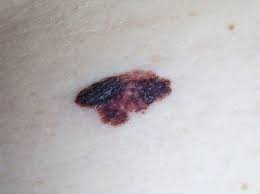
#> input picture dataset/train/train/skin_cancer/skin_cancer_27.jpg, 260 x 194 px, found by its file name
$ python main2.py
#> lines starting #> are read from the running program, lines starting #| are printed output that depends on the picture; after the words box and inside, x2 and y2 are one past the last pixel; in counts of white or black regions, pixels touching at a corner belong together
import cv2
import numpy as np
import pandas as pd
import os
import openpyxl
from openpyxl import load_workbook

def image_show(image, window_name):
    """Verilen görüntüyü belirtilen pencere adıyla ekranda gösterir."""
    cv2.imshow(window_name, image)

def gri(image):
    """Görüntü üzerinde bir işlem yap ve yeni bir görüntü döndür."""
    return cv2.cvtColor(image, cv2.COLOR_BGR2GRAY)

def iso(image):
    """Görüntüyü ikili hale getirme (Isodata thresholding)."""
    _, isodata_goruntu = cv2.threshold(image, 0, 255, cv2.THRESH_BINARY + cv2.THRESH_OTSU)
    return isodata_goruntu

def apply_median_filter(image, kernel_size):
    """Median filtreleme uygula."""
    filtered_image = cv2.medianBlur(image, kernel_size)
    return filtered_image

def find_contours(image):
    """Görüntüdeki şekillerin sınırlarını bulur ve koordinatlarını döndürür."""
    if len(image.shape) == 3:
        gray = cv2.cvtColor(image, cv2.COLOR_BGR2GRAY)
    else:
        gray = image
    _, binary = cv2.threshold(gray, 127, 255, cv2.THRESH_BINARY_INV)
    contours, _ = cv2.findContours(binary, cv2.RETR_EXTERNAL, cv2.CHAIN_APPROX_SIMPLE)
    return contours

def draw_contours(image, contours):
    """Görüntüdeki şekillerin sınırlarını çiz ve ekranda göster."""
    cv2.drawContours(image, contours, -1, (0, 255, 0), 5)

def draw_circles(image, contours):
    """Görüntüdeki şekillerin etrafına minimum çemberler çizer ve çaplarını hesaplar."""
    circle_diameters = []
    for contour in contours:
        (x, y), radius = cv2.minEnclosingCircle(contour)
        center = (int(x), int(y))
        radius = int(radius)
        cv2.circle(image, center, radius, (255, 0, 0), 2)
        diameter = 2 * radius
        circle_diameters.append(diameter)
    print(f"Toplam {len(circle_diameters)} tane sınır bulundu.")
    return circle_diameters

def create_mask(image):
    """Create a mask based on green contours in the image."""
    lower_green = np.array([0, 255, 0])
    upper_green = np.array([0, 255, 0])
    mask = cv2.inRange(image, lower_green, upper_green)
    kernel = np.ones((5, 5), np.uint8)
    mask = cv2.dilate(mask, kernel, iterations=1)
    contours, _ = cv2.findContours(mask, cv2.RETR_EXTERNAL, cv2.CHAIN_APPROX_SIMPLE)
    mask_filled = np.zeros_like(mask)
    cv2.drawContours(mask_filled, contours, -1, (255), thickness=cv2.FILLED)
    return mask_filled

def calculate_area(mask):
    """Calculate the area size of the masked region."""
    area_size = cv2.countNonZero(mask)
    return area_size

def calculate_gray_stats(gray_image, mask):
    """Calculate mean, min, and max gray values within the mask."""
    masked_gray = cv2.bitwise_and(gray_image, gray_image, mask=mask)
    mean_gray = cv2.mean(masked_gray, mask=mask)[0]
    non_zero_values = masked_gray[mask != 0]
    min_gray = np.min(non_zero_values)
    max_gray = np.max(non_zero_values)
    return mean_gray, min_gray, max_gray

def calculate_rgb_stats(image, mask):
    """Calculate mean RGB values within the mask."""
    masked_rgb = cv2.bitwise_and(image, image, mask=mask)
    mean_rgb = cv2.mean(masked_rgb, mask=mask)
    return mean_rgb

# [66 lines left out: functions calculate_similarity, calculate_average_similarity, process_excel, not called in this run]

if __name__ == '__main__':
    # Resim yolu ve adını belirleme
    image_path = "./dataset/train/train/skin_cancer/skin_cancer_27.jpg"
    image_name = os.path.basename(image_path)

    # Görüntüyü yükleme ve işleme
    origin = cv2.imread(image_path)
#> origin is the input picture: shape (194, 260, 3); mean B, G, R 184.8, 182.8, 187.3
    image = cv2.imread(image_path)
    image = cv2.resize(image, None, fx=3, fy=3, interpolation=cv2.INTER_LINEAR)
    image1 = gri(image)
    image2 = cv2.equalizeHist(image1)
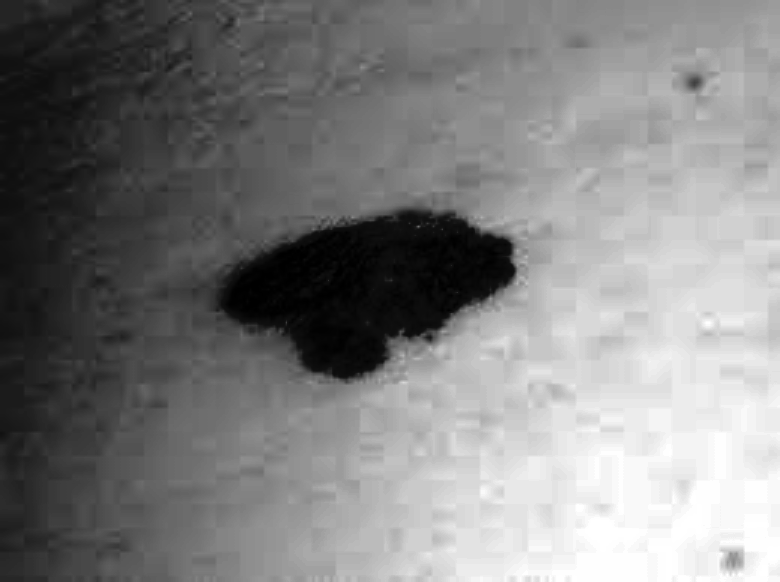
#> image2: shape (582, 780); min 0, max 255, mean 128.7
    image3 = iso(image1)
#> in iso, `_, isodata_goruntu = cv2.threshold(image, 0, 255, cv2.THRESH_BINARY + ..`:
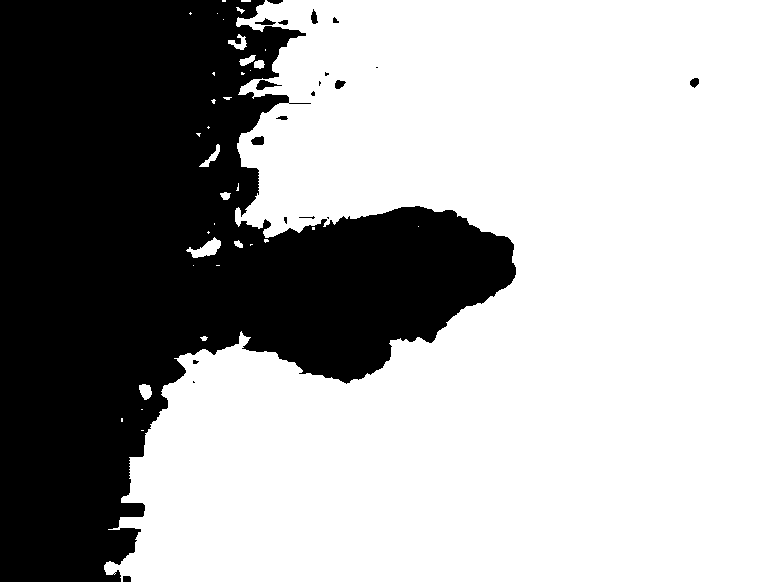
#> isodata_goruntu: shape (582, 780); 65.9% white; 21 black regions (9 under 20 px), largest, box (x1, y1, x2, y2) and area: (0, 0, 516, 582) 154199, (256, 80, 282, 90) 126, (251, 136, 264, 145) 93
    image4 = apply_median_filter(image3, 33)
#> in apply_median_filter, `filtered_image = cv2.medianBlur(image, kernel_size)`: filtered_image: shape (582, 780); 65.6% white; 1 black region, box (x1, y1, x2, y2) and area: (0, 0, 514, 582) 156138
    contours = find_contours(image4)
#> in find_contours, `_, binary = cv2.threshold(gray, 127, 255, cv2.THRESH_BINARY_INV)`: binary: shape (582, 780); 34.4% white; 1 white region
#> in find_contours, `contours, _ = cv2.findContours(binary, cv2.RETR_EXTERNAL, cv2.CHAIN_AP..`: contours = 1 contour; box (x1, y1, x2, y2) and area: (0, 0, 514, 582) 155106
    draw_contours(image, contours)
    diameters = draw_circles(image, contours)
#> the loop in draw_circles, `for contour in contours:` made 1 pass
#> (x, y, radius, center, diameter) on pass 1: (175.4, 290.5, 339, (175, 290), 678)
#> after the loop in draw_circles, `for contour in contours:`:
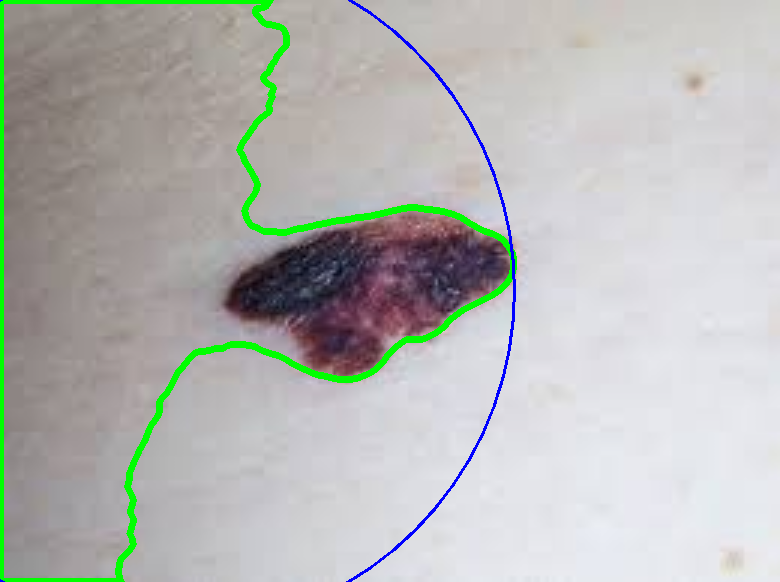
#> image: shape (582, 780, 3); mean B, G, R 180.9, 184.3, 182
#> after the loop in draw_circles, `for contour in contours:`: circle_diameters = [678]
#| Toplam 1 tane sınır bulundu.
#> diameters = [678]

    # Maske oluşturma
    mask = create_mask(image)
#> in create_mask, `mask = cv2.inRange(image, lower_green, upper_green)`: mask: shape (582, 780); 2.6% white; 2 white regions, box (x1, y1, x2, y2) and area: (0, 0, 513, 582) 11625, (513, 249, 517, 274) 47
#> in create_mask, `mask = cv2.dilate(mask, kernel, iterations=1)`:
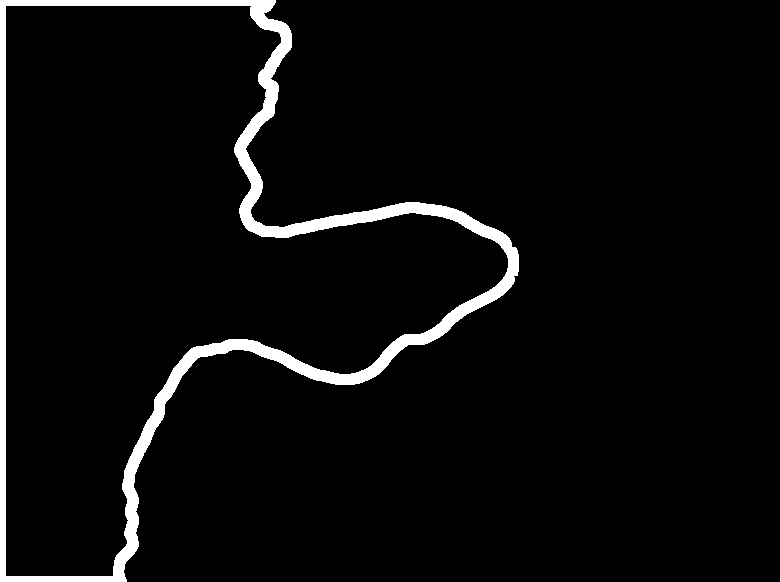
#> mask: shape (582, 780); 4.3% white; 1 white region
#> in create_mask, `contours, _ = cv2.findContours(mask, cv2.RETR_EXTERNAL, cv2.CHAIN_APPR..`: contours = 1 contour; box (x1, y1, x2, y2) and area: (0, 0, 519, 582) 161584
#> in create_mask, `cv2.drawContours(mask_filled, contours, -1, (255), thickness=cv2.FILLED)`:
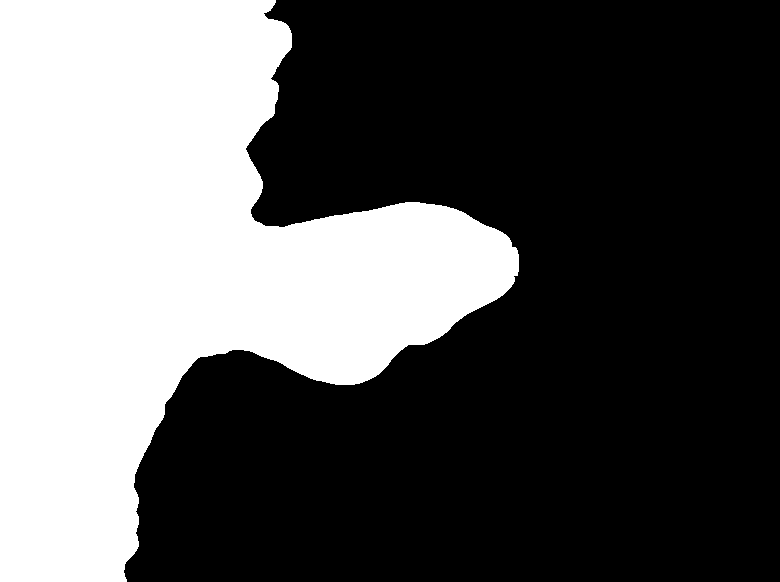
#> mask_filled: shape (582, 780); 35.8% white; 1 white region, box (x1, y1, x2, y2) and area: (0, 0, 519, 582) 162621

    # Alan boyutunu hesaplama
    area_size = calculate_area(mask)
#> in calculate_area, `area_size = cv2.countNonZero(mask)`: area_size = 162621
#> area_size = 162621

    # Gri tonlama istatistiklerini hesaplama
    mean_gray, min_gray, max_gray = calculate_gray_stats(image1, mask)
#> in calculate_gray_stats, `masked_gray = cv2.bitwise_and(gray_image, gray_image, mask=mask)`:
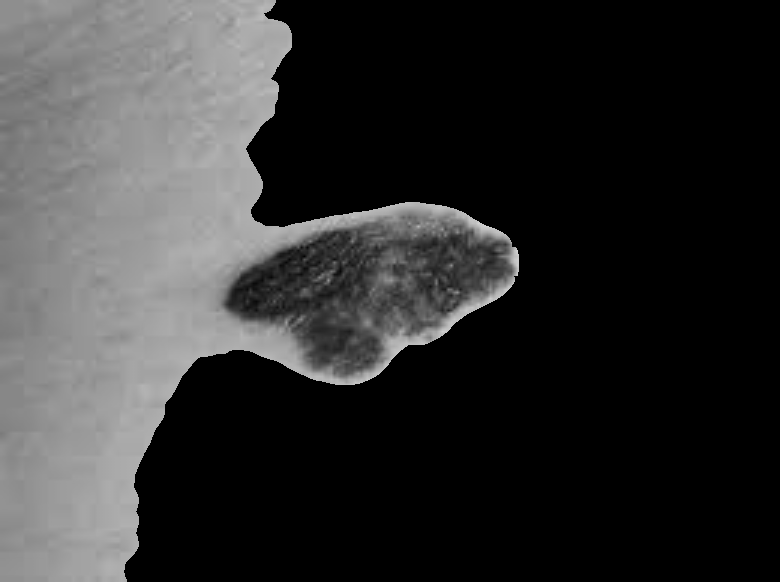
#> masked_gray: shape (582, 780); min 0, max 211, mean 49.4
#> in calculate_gray_stats, `mean_gray = cv2.mean(masked_gray, mask=mask)[0]`: mean_gray = 137.9
#> in calculate_gray_stats, `min_gray = np.min(non_zero_values)`: min_gray = 2
#> in calculate_gray_stats, `max_gray = np.max(non_zero_values)`: max_gray = 211
#> mean_gray = 137.9; min_gray = 2; max_gray = 211

    # RGB istatistiklerini hesaplama
    mean_rgb = calculate_rgb_stats(image, mask)
#> in calculate_rgb_stats, `masked_rgb = cv2.bitwise_and(image, image, mask=mask)`:
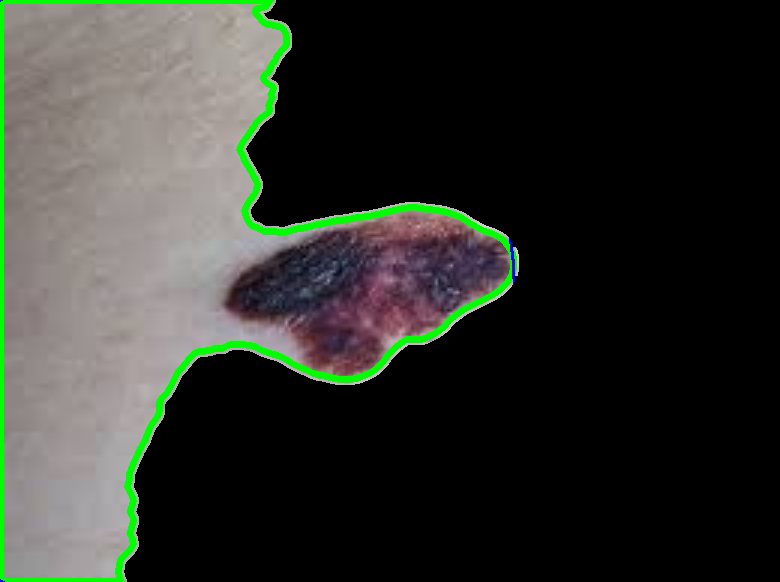
#> masked_rgb: shape (582, 780, 3); mean B, G, R 44.6, 50.7, 47.8
#> in calculate_rgb_stats, `mean_rgb = cv2.mean(masked_rgb, mask=mask)`: mean_rgb = (124.6, 141.5, 133.5, 0)
#> mean_rgb = (124.6, 141.5, 133.5, 0)

    # Yeni görselin özelliklerini bir sözlükte toplama
    new_data = {
        "Görsel Adı": image_name,
        "Alan Boyutu (piksel)": area_size,
        "Ortalama Gri Değer": mean_gray,
        "Minimum Gri Değer": min_gray,
        "Maksimum Gri Değer": max_gray,
        "Ortalama R Değeri": mean_rgb[2],
        "Ortalama G Değeri": mean_rgb[1],
        "Ortalama B Değeri": mean_rgb[0],
        "Sınır Sayısı": len(diameters)
    }

    # Görsel özellikler ve not_cancer dosyalarını yükleme
#> (the run stopped early here; a loop or call above may not have finished)

$ run again, with dataset/train/train/skin_cancer/skin_cancer_00.jpg copied over dataset/train/train/skin_cancer/skin_cancer_27.jpg
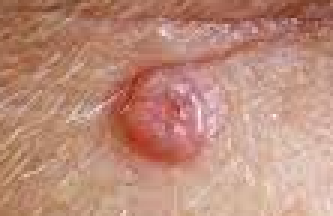
#> input picture dataset/train/train/skin_cancer/skin_cancer_00.jpg, 111 x 72 px, found by its file name (shown 3 times larger)
#> origin is the input picture: shape (72, 111, 3); mean B, G, R 122.8, 140.4, 188.5
#> in iso, `_, isodata_goruntu = cv2.threshold(image, 0, 255, cv2.THRESH_BINARY + ..`:
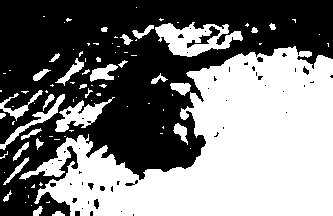
#> isodata_goruntu: shape (216, 333); 48.8% white; 92 white regions (61 under 20 px), largest, box (x1, y1, x2, y2) and area: (19, 46, 333, 216) 29568, (155, 22, 243, 57) 1611, (55, 97, 115, 132) 801
#> filtered_image: shape (216, 333); 44.2% white; 2 white regions, box (x1, y1, x2, y2) and area: (43, 50, 333, 216) 30911, (165, 27, 215, 53) 876
#> binary: shape (216, 333); 55.8% white; 2 black regions
#> in find_contours, `contours, _ = cv2.findContours(binary, cv2.RETR_EXTERNAL, cv2.CHAIN_AP..`: contours = 1 contour; box (x1, y1, x2, y2) and area: (0, 0, 333, 216) 40426
#> the loop in draw_circles, `for contour in contours:` made 1 pass
#> (x, y, radius, center, diameter) on pass 1: (166, 107.5, 197, (166, 107), 394)
#> after the loop in draw_circles, `for contour in contours:`: circle_diameters = [394]
#| Toplam 1 tane sınır bulundu.
#> in create_mask, `contours, _ = cv2.findContours(mask, cv2.RETR_EXTERNAL, cv2.CHAIN_APPR..`: contours = 1 contour; box (x1, y1, x2, y2) and area: (0, 0, 333, 216) 43592
#> mask_filled: shape (216, 333); 61.4% white; 2 black regions (1 under 20 px), largest, box (x1, y1, x2, y2) and area: (49, 55, 333, 216) 27786
#> in calculate_area, `area_size = cv2.countNonZero(mask)`: area_size = 44141
#> in calculate_gray_stats, `mean_gray = cv2.mean(masked_gray, mask=mask)[0]`: mean_gray = 135.2
#> in calculate_gray_stats, `min_gray = np.min(non_zero_values)`: min_gray = 64
#> in calculate_gray_stats, `max_gray = np.max(non_zero_values)`: max_gray = 225
#> `mean_gray, min_gray, max_gray = calculate_gray_stats(image1, mask)`: mean_gray = 135.2; min_gray = 64; max_gray = 225
#> in calculate_rgb_stats, `masked_rgb = cv2.bitwise_and(image, image, mask=mask)`:
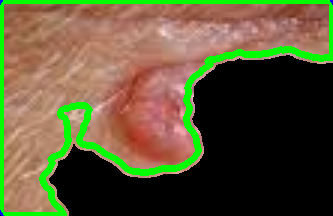
#> masked_rgb: shape (216, 333, 3); mean B, G, R 53.2, 85.3, 92.3
#> in calculate_rgb_stats, `mean_rgb = cv2.mean(masked_rgb, mask=mask)`: mean_rgb = (86.71, 139, 150.3, 0)

$ run again, with dataset/train/train/skin_cancer/skin_cancer_01.jpg copied over dataset/train/train/skin_cancer/skin_cancer_27.jpg
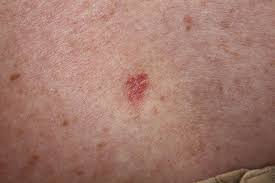
#> input picture dataset/train/train/skin_cancer/skin_cancer_01.jpg, 275 x 183 px, found by its file name
#> origin is the input picture: shape (183, 275, 3); mean B, G, R 109.7, 121.4, 162.6
#> isodata_goruntu: shape (549, 825); 61.5% white; 173 black regions (111 under 20 px), largest, box (x1, y1, x2, y2) and area: (0, 118, 825, 549) 164218, (373, 218, 447, 305) 3458, (720, 112, 825, 153) 1361
#> filtered_image: shape (549, 825); 62.2% white; 4 black regions, box (x1, y1, x2, y2) and area: (0, 126, 825, 549) 167240, (383, 222, 440, 298) 3112, (793, 118, 825, 140) 507, (182, 361, 200, 378) 238
#> binary: shape (549, 825); 37.8% white; 4 white regions
#> in find_contours, `contours, _ = cv2.findContours(binary, cv2.RETR_EXTERNAL, cv2.CHAIN_AP..`: contours = 4 contours; box (x1, y1, x2, y2) and area: (0, 126, 825, 549) 165795, (383, 222, 440, 298) 3018, (793, 118, 825, 140) 464, (182, 361, 200, 378) 212
#> the loop in draw_circles, `for contour in contours:` made 4 passes
#> (x, y, radius, center, diameter) on passes 1, 2, 4: (190, 369.5, 9, (190, 369), 18), (414, 259.5, 39, (414, 259), 78), (808.5, 131, 17, (808, 131), 34)
#> after the loop in draw_circles, `for contour in contours:`:
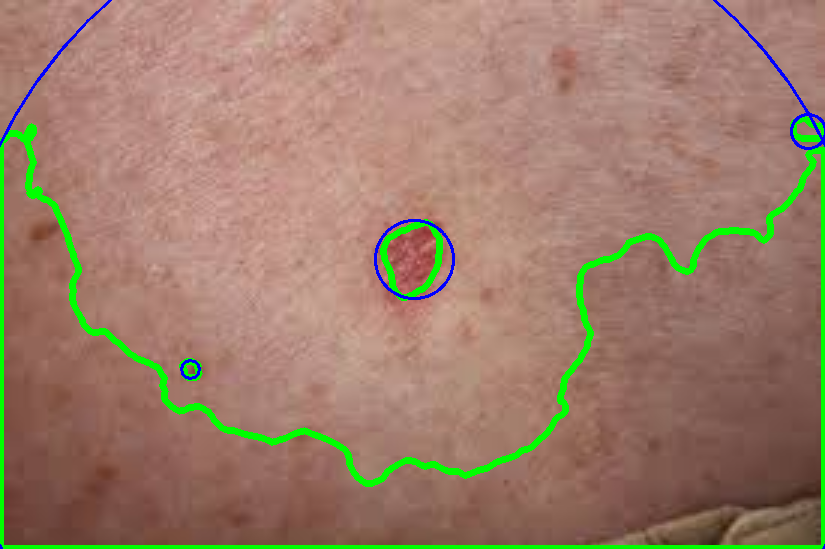
#> image: shape (549, 825, 3); mean B, G, R 106.9, 126.6, 156.2
#> after the loop in draw_circles, `for contour in contours:`: circle_diameters = [18, 78, 918, 34]
#| Toplam 4 tane sınır bulundu.
#> in create_mask, `contours, _ = cv2.findContours(mask, cv2.RETR_EXTERNAL, cv2.CHAIN_APPR..`: contours = 3 contours; box (x1, y1, x2, y2) and area: (0, 114, 825, 549) 174151, (378, 217, 445, 303) 4172, (177, 356, 205, 383) 575
#> mask_filled: shape (549, 825); 39.9% white; 3 white regions, box (x1, y1, x2, y2) and area: (0, 114, 825, 549) 175646, (378, 217, 445, 303) 4286, (177, 356, 205, 383) 619
#> in calculate_area, `area_size = cv2.countNonZero(mask)`: area_size = 180551
#> in calculate_gray_stats, `mean_gray = cv2.mean(masked_gray, mask=mask)[0]`: mean_gray = 106.8
#> in calculate_gray_stats, `min_gray = np.min(non_zero_values)`: min_gray = 32
#> in calculate_gray_stats, `max_gray = np.max(non_zero_values)`: max_gray = 166
#> `mean_gray, min_gray, max_gray = calculate_gray_stats(image1, mask)`: mean_gray = 106.8; min_gray = 32; max_gray = 166
#> in calculate_rgb_stats, `masked_rgb = cv2.bitwise_and(image, image, mask=mask)`:
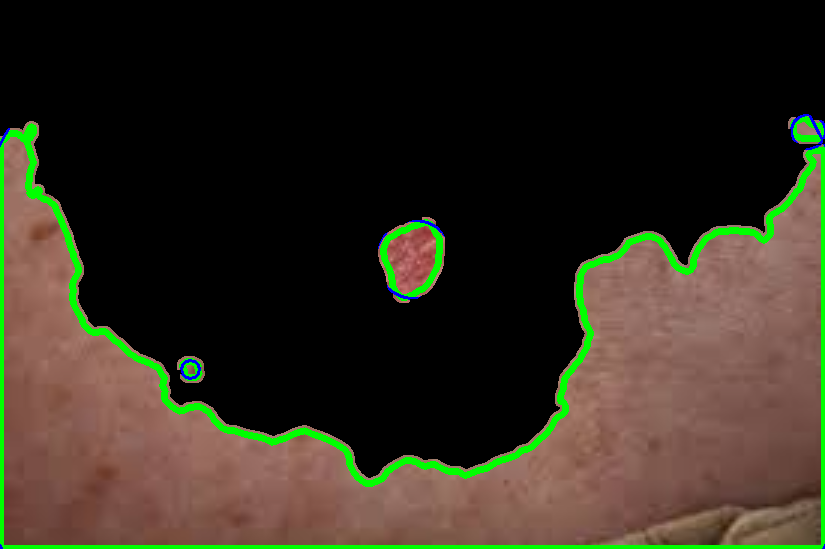
#> masked_rgb: shape (549, 825, 3); mean B, G, R 30.4, 43.9, 48.8
#> in calculate_rgb_stats, `mean_rgb = cv2.mean(masked_rgb, mask=mask)`: mean_rgb = (76.34, 110.1, 122.3, 0)

$ run again, with dataset/train/train/skin_cancer/skin_cancer_02.jpg copied over dataset/train/train/skin_cancer/skin_cancer_27.jpg
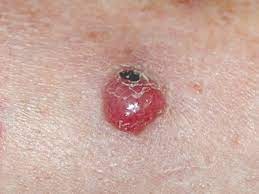
#> input picture dataset/train/train/skin_cancer/skin_cancer_02.jpg, 259 x 194 px, found by its file name
#> origin is the input picture: shape (194, 259, 3); mean B, G, R 158, 168, 201.4
#> isodata_goruntu: shape (582, 777); 85% white; 168 black regions (113 under 20 px), largest, box (x1, y1, x2, y2) and area: (248, 76, 508, 416) 47431, (419, 0, 753, 72) 11611, (29, 0, 126, 71) 2789
#> filtered_image: shape (582, 777); 85.7% white; 5 black regions, box (x1, y1, x2, y2) and area: (254, 77, 506, 411) 50011, (432, 0, 716, 54) 11103, (0, 0, 113, 67) 3293, (118, 0, 142, 17) 269, (0, 34, 13, 45) 108
#> binary: shape (582, 777); 14.3% white; 5 white regions
#> in find_contours, `contours, _ = cv2.findContours(binary, cv2.RETR_EXTERNAL, cv2.CHAIN_AP..`: contours = 5 contours; box (x1, y1, x2, y2) and area: (254, 77, 506, 411) 49794, (432, 0, 716, 54) 10792, (0, 0, 113, 67) 3148, (118, 0, 142, 17) 238, (0, 34, 13, 45) 90
#> the loop in draw_circles, `for contour in contours:` made 5 passes
#> (x, y, radius, center, diameter) on passes 1 to 5: (349.5, 248, 178, (349, 248), 356), (5.12, 39, 7, (5, 39), 14), (573.5, 10.5, 141, (573, 10), 282), (129.5, 4.25, 12, (129, 4), 24), (56, 25.5, 61, (56, 25), 122)
#> after the loop in draw_circles, `for contour in contours:`: circle_diameters = [356, 14, 282, 24, 122]
#| Toplam 5 tane sınır bulundu.
#> in create_mask, `contours, _ = cv2.findContours(mask, cv2.RETR_EXTERNAL, cv2.CHAIN_APPR..`: contours = 5 contours; box (x1, y1, x2, y2) and area: (249, 72, 511, 416) 55342, (427, 0, 721, 59) 12934, (0, 0, 118, 72) 4293, (113, 0, 147, 22) 481, (0, 29, 18, 50) 258
#> mask_filled: shape (582, 777); 16.4% white; 5 white regions, box (x1, y1, x2, y2) and area: (249, 72, 511, 416) 55823, (427, 0, 721, 59) 13264, (0, 0, 118, 72) 4450, (113, 0, 147, 22) 527, (0, 29, 18, 50) 291
#> in calculate_area, `area_size = cv2.countNonZero(mask)`: area_size = 74355
#> in calculate_gray_stats, `mean_gray = cv2.mean(masked_gray, mask=mask)[0]`: mean_gray = 138.8
#> in calculate_gray_stats, `min_gray = np.min(non_zero_values)`: min_gray = 35
#> in calculate_gray_stats, `max_gray = np.max(non_zero_values)`: max_gray = 254
#> `mean_gray, min_gray, max_gray = calculate_gray_stats(image1, mask)`: mean_gray = 138.8; min_gray = 35; max_gray = 254
#> in calculate_rgb_stats, `masked_rgb = cv2.bitwise_and(image, image, mask=mask)`:
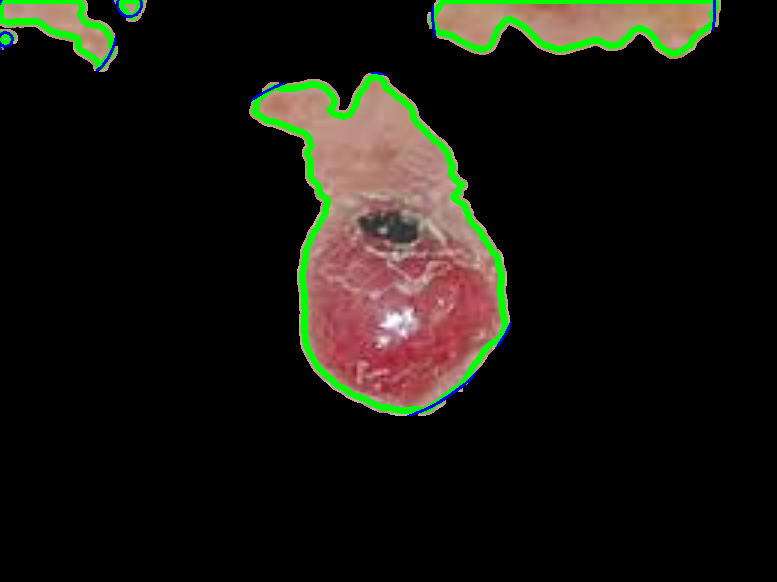
#> masked_rgb: shape (582, 777, 3); mean B, G, R 15.9, 22.9, 23.7
#> in calculate_rgb_stats, `mean_rgb = cv2.mean(masked_rgb, mask=mask)`: mean_rgb = (96.47, 139, 144.3, 0)
